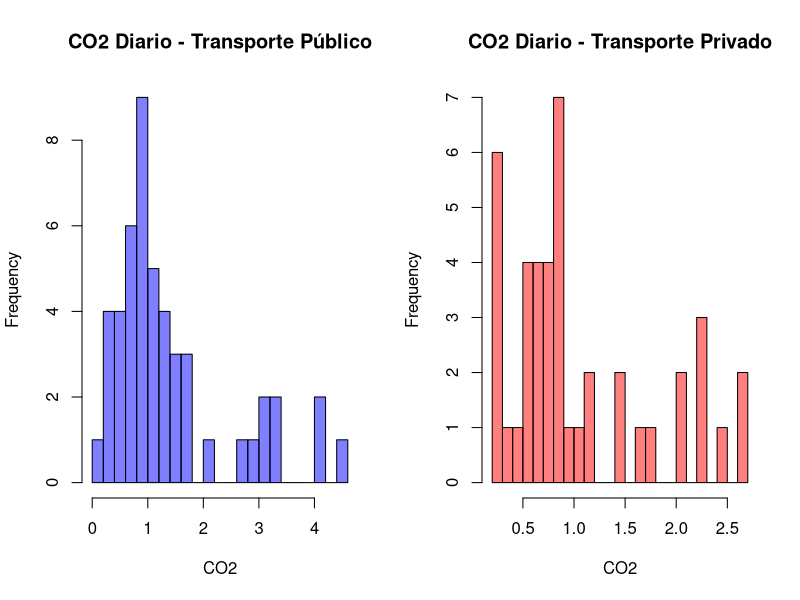
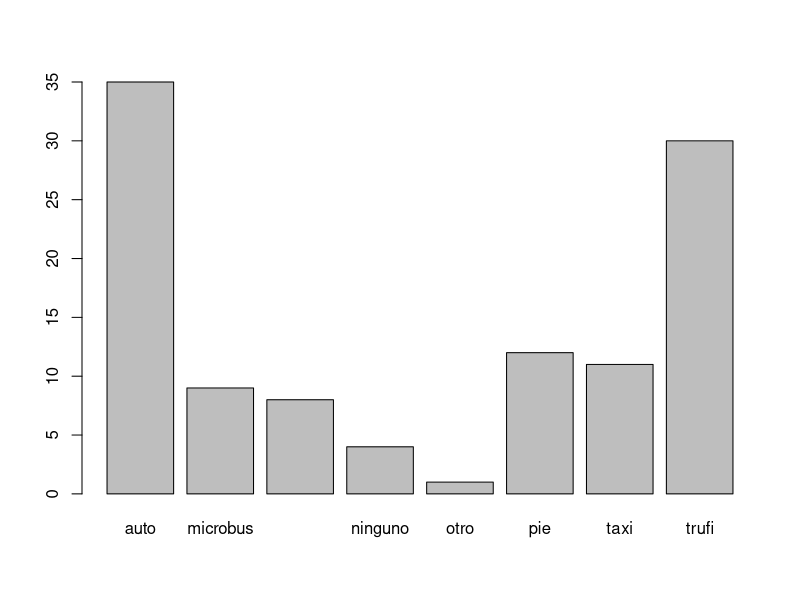
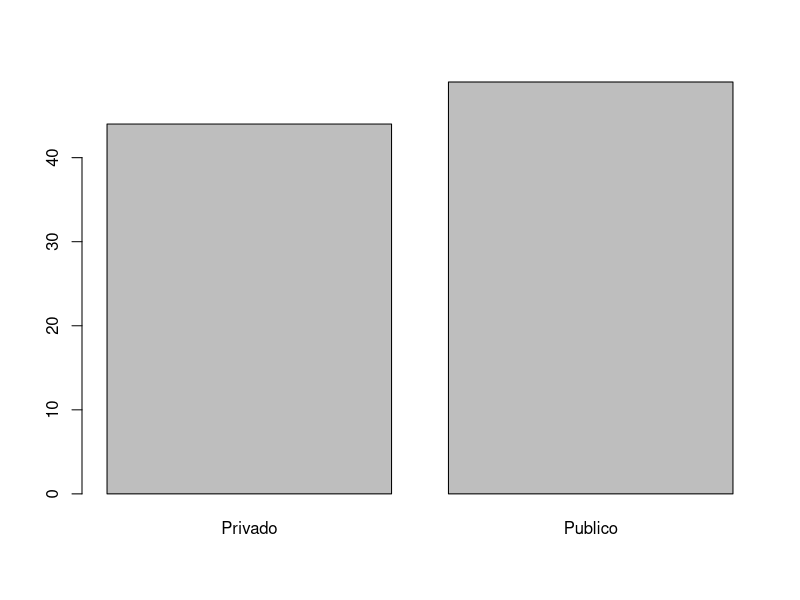

Recreate these plots in R, in order.
# 1. CARGA DE DATOS

luthier <- read.csv("Datos.csv", header = TRUE, sep = ",")

# 2. LIMPIEZA Y CONVERSIÓN

luthier$Distancia  <- as.numeric(gsub(",", ".", luthier$Distancia))
luthier$Tiempo     <- as.numeric(gsub(",", ".", luthier$Tiempo))
luthier$Frecuencia <- as.numeric(luthier$Frecuencia)

luthier$Transporte  <- tolower(luthier$Transporte)
luthier$Combustible <- tolower(luthier$Combustible)

luthier$Tipo <- factor(luthier$Tipo,
                       levels = c("Privado", "Publico"))

# 3. FACTORES DE EMISIÓN

factor_auto <- c(
  ocupacion25  = 0.15,
  ocupacion50  = 0.10
)

factor_otro <- c(
  trufi = 0.17,
  micro = 0.06
)

# 4. CÁLCULO DE CO2 DIARIO

set.seed(123)

luthier$CO2 <- NA

for (i in 1:nrow(luthier)) {

  t    <- luthier$Transporte[i]
  dist <- luthier$Distancia[i]
  freq <- luthier$Frecuencia[i]

  # Taxi 
  if (t %in% c("taxi")) {
    luthier$CO2[i] <- 0.12 * dist * freq
  }
  # Auto
  if (t %in% c("auto")) {

    rd <- sample(c(25, 50), 1, prob = c(0.90, 0.10))
    ocup_str <- paste0("ocupacion", rd)

    co2_pasajero_km <- factor_auto[ocup_str]
    luthier$CO2[i] <- co2_pasajero_km * dist * freq
  }

  # Trufi
  else if (t == "trufi") {

    rdt <- sample(c(0.9, 1, 1.1), 1, prob = c(0.4, 0.4, 0.2))
    luthier$CO2[i] <- factor_otro["trufi"] * dist * freq * rdt
  }

  # Micro / Microbus
  else if (t %in% c("micro", "microbus")) {

    rdm <- sample(c(0.9, 1, 1.1), 1, prob = c(0.4, 0.4, 0.2))
    luthier$CO2[i] <- factor_otro["micro"] * dist * freq * rdm
  }

  # Motocicleta
  else if (t %in% c("moto", "motocicleta")) {

    luthier$CO2[i] <- 0.045 * dist * freq
  }

  # Transporte sin emisiones
  else if (t %in% c("bicicleta", "pie", "otro", "ninguno")) {

    luthier$CO2[i] <- 0
  }
}

luthier$CO2


# 5. DESCRIPTIVOS POR TIPO

tapply(luthier$CO2, luthier$Tipo, summary)
tapply(luthier$CO2, luthier$Tipo, mean)
tapply(luthier$CO2, luthier$Tipo, sd)

# 6. NORMALIDAD

CO2_priv <- luthier$CO2[luthier$Tipo == "Privado" & luthier$CO2 > 0]
CO2_pub  <- luthier$CO2[luthier$Tipo == "Publico" & luthier$CO2 > 0]

shapiro.test(CO2_priv)
shapiro.test(CO2_pub)

# 7. VISUALIZACIÓN

par(mfrow = c(1,2))

hist(CO2_pub,
     breaks = 20,
     col = rgb(0,0,1,0.5),
     main = "CO2 Diario - Transporte Público",
     xlab = "CO2")

hist(CO2_priv,
     breaks = 20,
     col = rgb(1,0,0,0.5),
     main = "CO2 Diario - Transporte Privado",
     xlab = "CO2")

par(mfrow = c(1,1))

# 8. PRUEBA DE HIPÓTESIS

wilcox.test(CO2_pub,
            CO2_priv,
            alternative = "greater",
            exact = FALSE)


# EXTRAS
barplot(table(luthier$Transporte))
barplot(table(luthier$Tipo))
